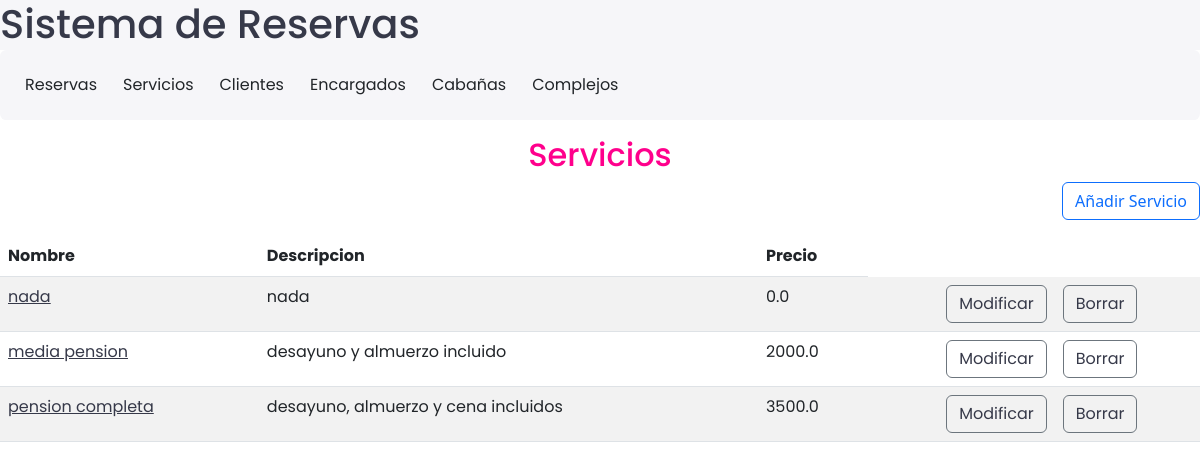
The page /servicios/ on the database as committed earlier.
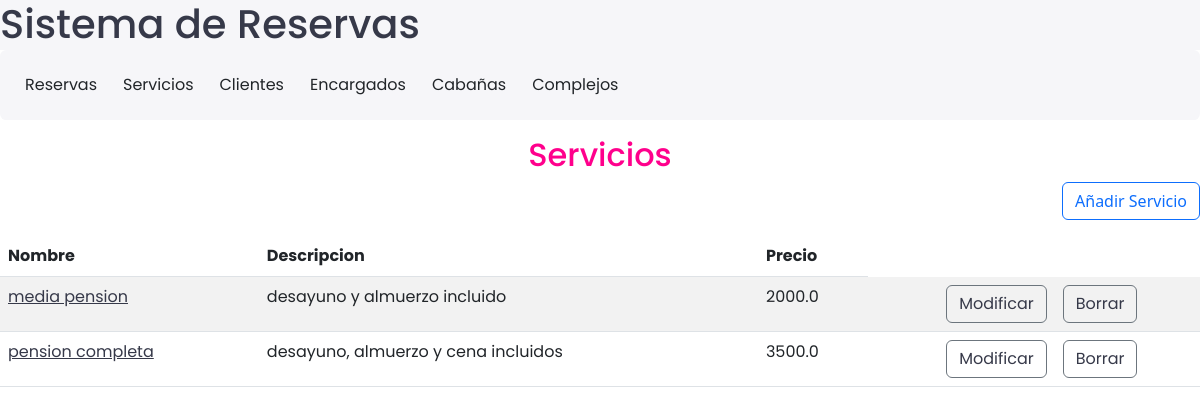
The same page on the database as committed later.
### reservas/models.py (models this page shows, shortened)
class Servicio(models.Model):
    codigo = models.CharField(max_length=20)
    descripcion = models.CharField(default="ninguna", max_length=150)
    precio = models.FloatField(default=0, max_length=20)

### reservas/views.py (the view)
# urls.py: path('servicios/', views.tabla_servicios, name='tabla_servicios'),
def tabla_servicios(request):
    servicios = Servicio.objects.all()
    context = {'servicios': servicios}
    return render(request, 'servicios.html', context)

### reservas/templates/servicios.html
{% include 'navbar.html' %}
{% load static %}
{% block content %}
<h2  class="titulo">Servicios</h2>
<div class="d-flex justify-content-end align-items-end"><a class="btn btn-outline-primary" href="/servicios/servicioNuevo/">Añadir Servicio</a></div>
<table class="table table-striped table-hover">
    <thead>
        <tr>
            <th>Nombre</th>
            <th>Descripcion</th>
            <th>Precio</th>
        </tr>
    </thead>
    <tbody>
        {% for servicio in servicios %}
        <tr>
            <td><a href="{% url 'detalle_servicio' servicio.id %}">{{ servicio.codigo }}</a></td>
            <td>{{ servicio.descripcion }}</td>
            <td>{{ servicio.precio }}</td>
            <td class="d-flex justify-content-end align-items-end"><a class="btn btn-outline-secondary" href="/servicios/servicioModif/{{ servicio.id }}">Modificar</a></td>
            <td><a class="btn btn-outline-secondary" href="/servicios/servicioBorrar/{{ servicio.id }}">Borrar</a></td>
        {% endfor %}
    </tbody>
</table>
{% endblock %}

Rows that differ between the two databases and show on the page:
removed Servicio: codigo "nada", descripcion "nada", precio "0.0"
